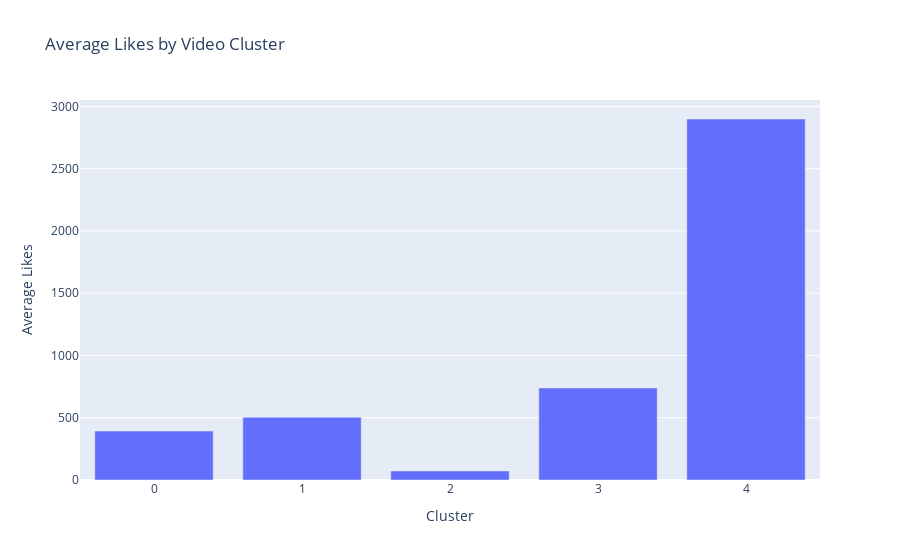

Notebook code for this chart:
### Code cell
# Prepare the data
df['video_title'] = df['video_title'].fillna('')  # Fill NaN values with empty string
video_titles = df['video_title']

# Vectorize the video titles
vectorizer = TfidfVectorizer()
X = vectorizer.fit_transform(video_titles)

# Apply K-means clustering
num_clusters = 5
kmeans = KMeans(n_clusters=num_clusters, random_state=42)
kmeans.fit(X)

# Assign cluster labels to the dataframe
df['cluster_label'] = kmeans.labels_

# Calculate the average likes for each cluster
cluster_likes = df.groupby('cluster_label')['likes'].mean()

# Plotting
import plotly.graph_objects as go

fig = go.Figure(data=go.Bar(x=cluster_likes.index, y=cluster_likes.values))
fig.update_layout(
    title='Average Likes by Video Cluster',
    xaxis_title='Cluster',
    yaxis_title='Average Likes'
)
pio.write_html(fig, file='../../fam-report-site/public/Social-Analytics/likes_by_cluster.html', auto_open=True)
fig.show()

### Figure 1 — Plotly figure (JSON) as saved in the notebook; plotly's stock layout.template omitted (floating-point values rounded to 4 significant figures)
{"data": [{"type": "bar", "x": [0, 1, 2, 3, 4], "y": [393.0, 504.1, 72.57, 739.1, 2899.0]}], "layout": {"title": {"text": "Average Likes by Video Cluster"}, "xaxis": {"title": {"text": "Cluster"}}, "yaxis": {"title": {"text": "Average Likes"}}}}
